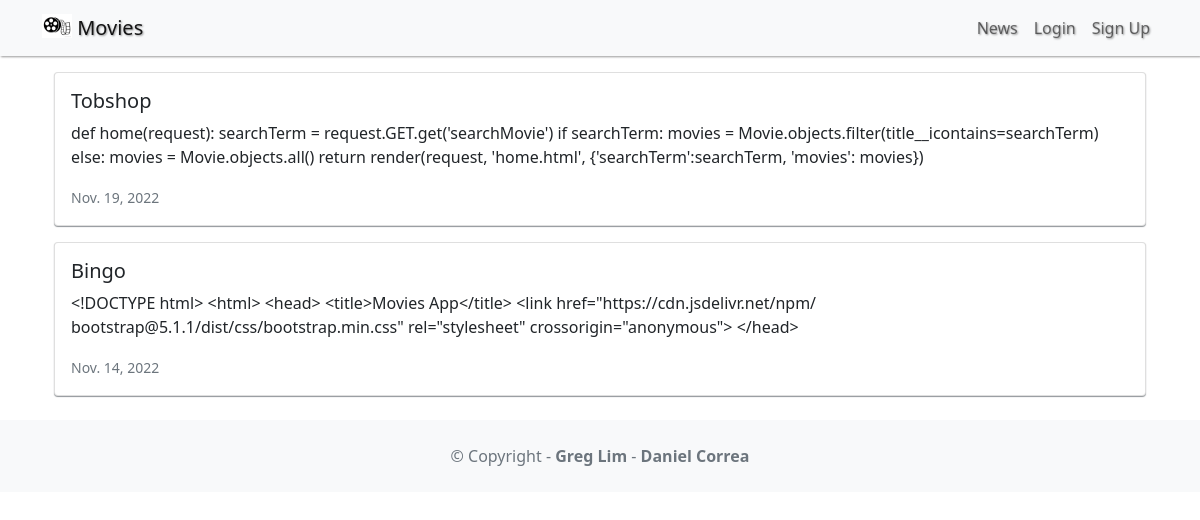
Page /news/ on the committed database.
### news/models.py (models this page shows, shortened)
class News(models.Model):
   headline = models.CharField(max_length=200)
   body = models.TextField()
   date = models.DateField()

### news/views.py (the view)
# urls.py: path('news/', include('news.urls')),
def news(request):
   newss = News.objects.all().order_by('-date')
   return render(request, 'news.html', {'newss':newss})

### news/templates/news.html
{% extends 'base.html' %}
{% block content %}
<div class="container">
  {% for news in newss %}
  <div class="card mb-3">
    <div class="row g-0">
      <div>
        <div class="card-body">
          <h5 class="card-title">{{ news.headline }}</h5>
          <p class="card-text">{{ news.body }}</p>
          <p class="card-text">
            <small class="text-muted">{{ news.date }}</small>
          </p>
        </div>
      </div>
    </div>
  </div>
  {% endfor %}
</div>
{% endblock content %}

### moviereviews/static/css/style.css (style rules this page uses)
.card { box-shadow: 0 1px 1px rgba(72,78,85,.6); transition: all .2s ease-out; }
.card-body { border-radius: 1em; }

### rows in the picture
News: headline "Tobshop", body "def home(request): searchTerm = request.GET.get('searchMovie') if searchTerm: movies = Movie.objects.filter(title__icontains=searchTerm) else: movies = Movie.objects.all() return render(request, 'home.html', {'searchTerm':searchTerm, 'movies': movies})", date "Nov. 19, 2022"
News: headline "Bingo", body "<!DOCTYPE html> <html> <head> <title>Movies App</title> <link href=\"https://cdn.jsdelivr.net/npm/ bootstrap@5.1.1/dist/css/bootstrap.min.css\" rel=\"stylesheet\" crossorigin=\"anonymous\"> </head>", date "Nov. 14, 2022"
